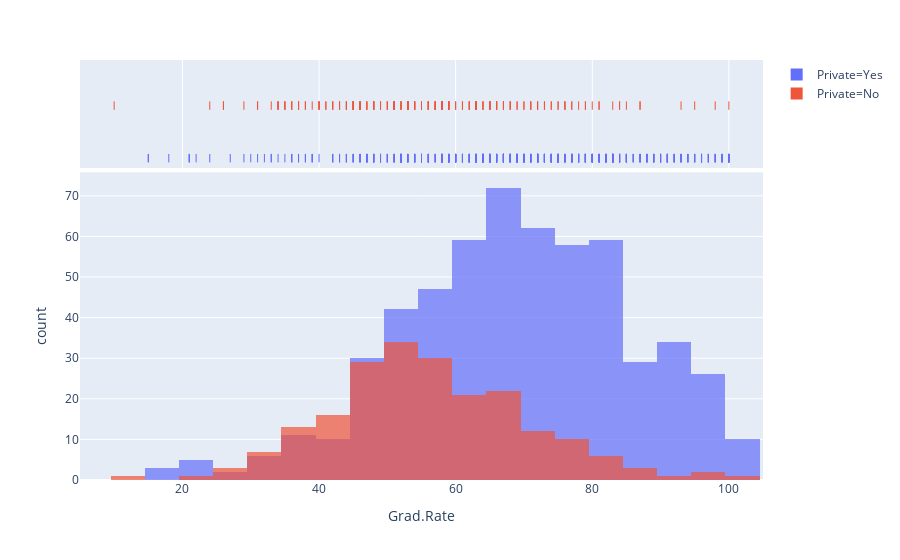

The code cell stored with this chart in its notebook:
### Code cell
px.histogram(data_frame=df, x="Grad.Rate", color="Private", marginal="rug", nbins=39, opacity=0.7, barmode='overlay')

### Figure 1 — Plotly figure (JSON) as saved in the notebook; plotly's stock layout.template omitted (floating-point values rounded to 4 significant figures; data arrays with more than 128 entries replaced by an {"elided": "..."} marker saying what was removed)
{"data": [{"alignmentgroup": "True", "bingroup": "x", "hoverlabel": {"namelength": 0}, "hovertemplate": "Private=Yes<br>Grad.Rate=%{x}<br>count=%{y}", "legendgroup": "Private=Yes", "marker": {"color": "#636efa", "opacity": 0.7}, "name": "Private=Yes", "nbinsx": 39, "offsetgroup": "Private=Yes", "orientation": "v", "showlegend": true, "type": "histogram", "x": {"elided": "565 int values"}, "xaxis": "x", "yaxis": "y"}, {"alignmentgroup": "True", "boxpoints": "all", "fillcolor": "rgba(255,255,255,0)", "hoverlabel": {"namelength": 0}, "hoveron": "points", "hovertemplate": "Private=Yes<br>Grad.Rate=%{x}", "jitter": 0, "legendgroup": "Private=Yes", "line": {"color": "rgba(255,255,255,0)"}, "marker": {"color": "#636efa", "symbol": "line-ns-open"}, "name": "Private=Yes", "offsetgroup": "Private=Yes", "showlegend": false, "type": "box", "x": {"elided": "565 int values"}, "xaxis": "x2", "yaxis": "y2"}, {"alignmentgroup": "True", "bingroup": "x", "hoverlabel": {"namelength": 0}, "hovertemplate": "Private=No<br>Grad.Rate=%{x}<br>count=%{y}", "legendgroup": "Private=No", "marker": {"color": "#EF553B", "opacity": 0.7}, "name": "Private=No", "nbinsx": 39, "offsetgroup": "Private=No", "orientation": "v", "showlegend": true, "type": "histogram", "x": {"elided": "212 int values"}, "xaxis": "x", "yaxis": "y"}, {"alignmentgroup": "True", "boxpoints": "all", "fillcolor": "rgba(255,255,255,0)", "hoverlabel": {"namelength": 0}, "hoveron": "points", "hovertemplate": "Private=No<br>Grad.Rate=%{x}", "jitter": 0, "legendgroup": "Private=No", "line": {"color": "rgba(255,255,255,0)"}, "marker": {"color": "#EF553B", "symbol": "line-ns-open"}, "name": "Private=No", "offsetgroup": "Private=No", "showlegend": false, "type": "box", "x": {"elided": "212 int values"}, "xaxis": "x2", "yaxis": "y2"}], "layout": {"barmode": "overlay", "legend": {"tracegroupgap": 0}, "margin": {"t": 60}, "xaxis": {"anchor": "y", "domain": [0, 1], "title": {"text": "Grad.Rate"}}, "xaxis2": {"anchor": "y2", "domain": [0, 1], "matches": "x", "showgrid": true, "showticklabels": false}, "yaxis": {"anchor": "x", "domain": [0, 0.7326], "title": {"text": "count"}}, "yaxis2": {"anchor": "x2", "domain": [0.7426, 1], "matches": "y2", "showgrid": false, "showline": false, "showticklabels": false, "ticks": ""}}}
